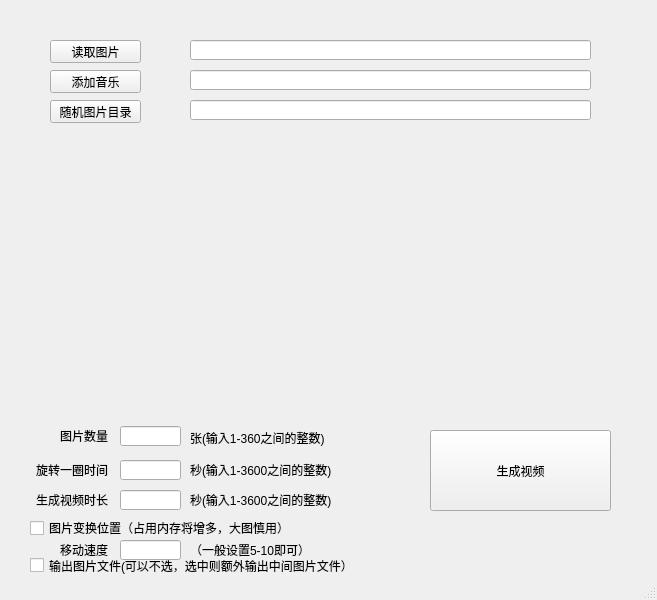
<?xml version="1.0" encoding="UTF-8"?>
<ui version="4.0">
 <class>MainWindow</class>
 <widget class="QMainWindow" name="MainWindow">
  <property name="geometry">
   <rect>
    <x>0</x>
    <y>0</y>
    <width>657</width>
    <height>600</height>
   </rect>
  </property>
  <property name="windowTitle">
   <string>审核快乐器v2.0 by 走神的阿圆</string>
  </property>
  <widget class="QWidget" name="centralwidget">
   <widget class="QPushButton" name="pushButton">
    <property name="geometry">
     <rect>
      <x>50</x>
      <y>40</y>
      <width>91</width>
      <height>23</height>
     </rect>
    </property>
    <property name="text">
     <string>读取图片</string>
    </property>
   </widget>
   <widget class="QPushButton" name="pushButton_2">
    <property name="geometry">
     <rect>
      <x>50</x>
      <y>70</y>
      <width>91</width>
      <height>23</height>
     </rect>
    </property>
    <property name="text">
     <string>添加音乐</string>
    </property>
   </widget>
   <widget class="QLineEdit" name="lineEdit">
    <property name="geometry">
     <rect>
      <x>190</x>
      <y>40</y>
      <width>401</width>
      <height>20</height>
     </rect>
    </property>
   </widget>
   <widget class="QLineEdit" name="lineEdit_2">
    <property name="geometry">
     <rect>
      <x>190</x>
      <y>70</y>
      <width>401</width>
      <height>20</height>
     </rect>
    </property>
   </widget>
   <widget class="QLabel" name="label">
    <property name="geometry">
     <rect>
      <x>70</x>
      <y>140</y>
      <width>511</width>
      <height>251</height>
     </rect>
    </property>
    <property name="text">
     <string/>
    </property>
   </widget>
   <widget class="QLabel" name="label_2">
    <property name="geometry">
     <rect>
      <x>60</x>
      <y>430</y>
      <width>54</width>
      <height>12</height>
     </rect>
    </property>
    <property name="text">
     <string>图片数量</string>
    </property>
   </widget>
   <widget class="QLineEdit" name="lineEdit_3">
    <property name="geometry">
     <rect>
      <x>120</x>
      <y>426</y>
      <width>61</width>
      <height>20</height>
     </rect>
    </property>
   </widget>
   <widget class="QLabel" name="label_3">
    <property name="geometry">
     <rect>
      <x>190</x>
      <y>430</y>
      <width>151</width>
      <height>16</height>
     </rect>
    </property>
    <property name="text">
     <string>张(输入1-360之间的整数)</string>
    </property>
   </widget>
   <widget class="QLabel" name="label_4">
    <property name="geometry">
     <rect>
      <x>36</x>
      <y>460</y>
      <width>81</width>
      <height>20</height>
     </rect>
    </property>
    <property name="text">
     <string>旋转一圈时间</string>
    </property>
   </widget>
   <widget class="QLineEdit" name="lineEdit_4">
    <property name="geometry">
     <rect>
      <x>120</x>
      <y>460</y>
      <width>61</width>
      <height>20</height>
     </rect>
    </property>
   </widget>
   <widget class="QLabel" name="label_5">
    <property name="geometry">
     <rect>
      <x>190</x>
      <y>460</y>
      <width>151</width>
      <height>20</height>
     </rect>
    </property>
    <property name="text">
     <string>秒(输入1-3600之间的整数)</string>
    </property>
   </widget>
   <widget class="QLabel" name="label_6">
    <property name="geometry">
     <rect>
      <x>36</x>
      <y>490</y>
      <width>81</width>
      <height>20</height>
     </rect>
    </property>
    <property name="text">
     <string>生成视频时长</string>
    </property>
   </widget>
   <widget class="QLineEdit" name="lineEdit_5">
    <property name="geometry">
     <rect>
      <x>120</x>
      <y>490</y>
      <width>61</width>
      <height>20</height>
     </rect>
    </property>
   </widget>
   <widget class="QLabel" name="label_7">
    <property name="geometry">
     <rect>
      <x>190</x>
      <y>490</y>
      <width>151</width>
      <height>20</height>
     </rect>
    </property>
    <property name="text">
     <string>秒(输入1-3600之间的整数)</string>
    </property>
   </widget>
   <widget class="QPushButton" name="pushButton_3">
    <property name="geometry">
     <rect>
      <x>430</x>
      <y>430</y>
      <width>181</width>
      <height>81</height>
     </rect>
    </property>
    <property name="text">
     <string>生成视频</string>
    </property>
   </widget>
   <widget class="QPushButton" name="pushButton_4">
    <property name="geometry">
     <rect>
      <x>50</x>
      <y>100</y>
      <width>91</width>
      <height>23</height>
     </rect>
    </property>
    <property name="text">
     <string>随机图片目录</string>
    </property>
   </widget>
   <widget class="QLineEdit" name="lineEdit_6">
    <property name="geometry">
     <rect>
      <x>190</x>
      <y>100</y>
      <width>401</width>
      <height>20</height>
     </rect>
    </property>
   </widget>
   <widget class="QLabel" name="label_8">
    <property name="geometry">
     <rect>
      <x>60</x>
      <y>540</y>
      <width>51</width>
      <height>20</height>
     </rect>
    </property>
    <property name="text">
     <string>移动速度</string>
    </property>
   </widget>
   <widget class="QLineEdit" name="lineEdit_7">
    <property name="geometry">
     <rect>
      <x>120</x>
      <y>540</y>
      <width>61</width>
      <height>20</height>
     </rect>
    </property>
   </widget>
   <widget class="QLabel" name="label_9">
    <property name="geometry">
     <rect>
      <x>190</x>
      <y>540</y>
      <width>151</width>
      <height>20</height>
     </rect>
    </property>
    <property name="text">
     <string>（一般设置5-10即可）</string>
    </property>
   </widget>
   <widget class="QCheckBox" name="checkBox">
    <property name="geometry">
     <rect>
      <x>30</x>
      <y>520</y>
      <width>261</width>
      <height>16</height>
     </rect>
    </property>
    <property name="text">
     <string>图片变换位置（占用内存将增多，大图慎用）</string>
    </property>
   </widget>
   <widget class="QCheckBox" name="checkBox_2">
    <property name="geometry">
     <rect>
      <x>30</x>
      <y>555</y>
      <width>331</width>
      <height>21</height>
     </rect>
    </property>
    <property name="text">
     <string>输出图片文件(可以不选，选中则额外输出中间图片文件）</string>
    </property>
   </widget>
  </widget>
  <widget class="QStatusBar" name="statusbar"/>
 </widget>
 <resources/>
 <connections/>
</ui>
